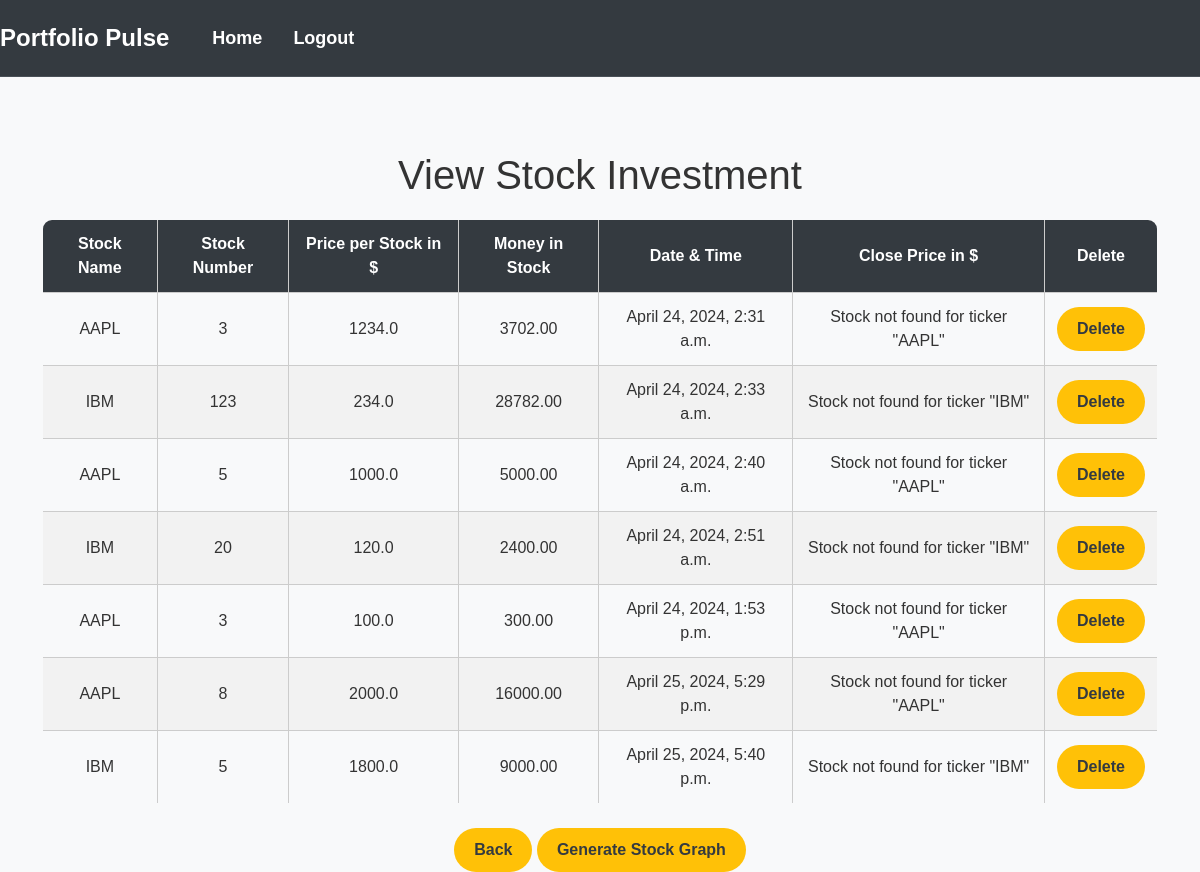
The page /view/ (signed in) on the database as committed earlier.
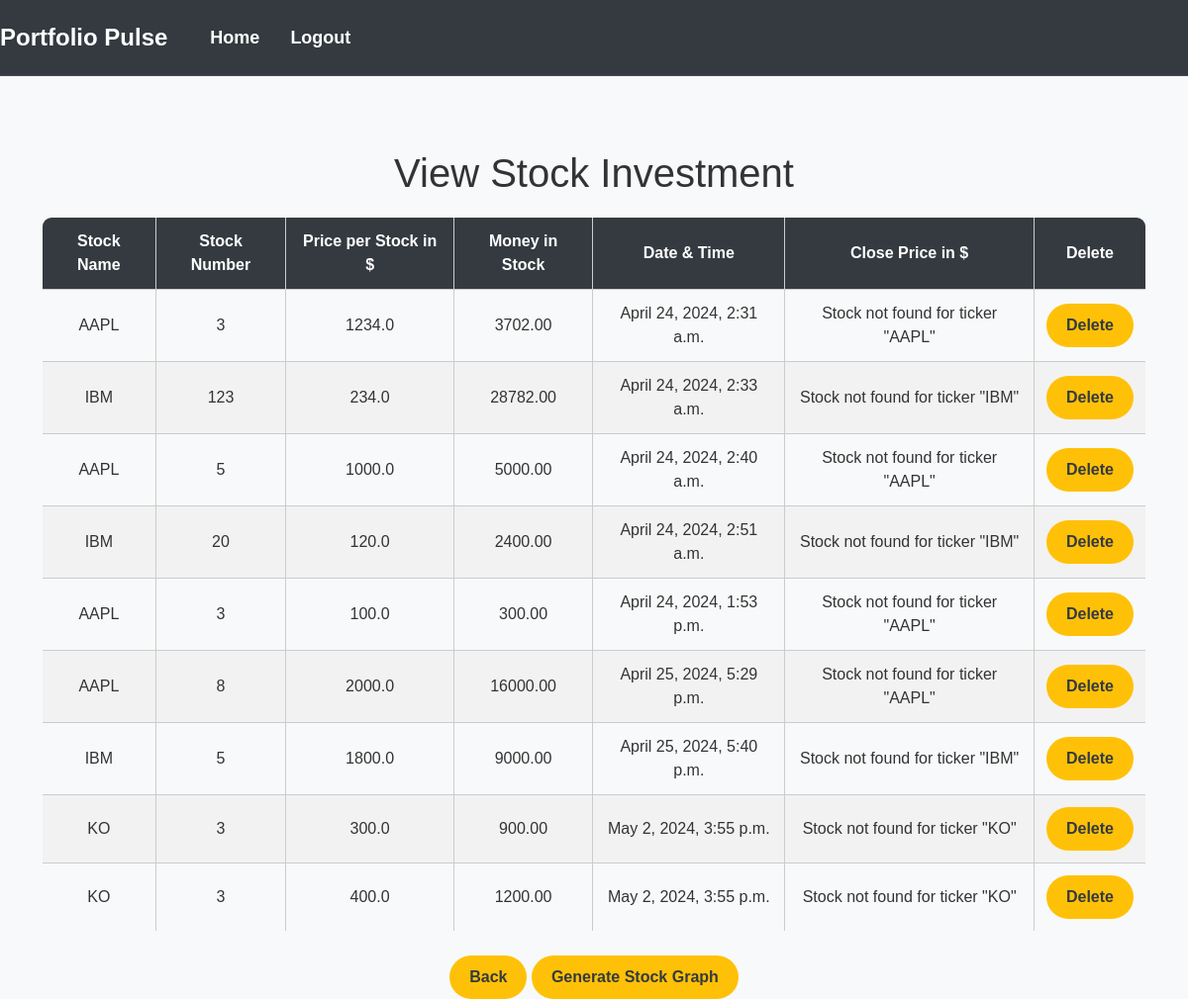
The same page on the database as committed later.
### fin_app/models.py (models this page shows, shortened)
class StockModel(models.Model):
    user = models.ForeignKey(User, on_delete=models.CASCADE)
    stock_id = models.IntegerField(primary_key=True)
    stock_name = models.CharField(max_length=10000000000)
    stock_number = models.IntegerField()
    stock_pps = models.FloatField(default=0.0)
    stock_money = models.FloatField(default=0.0)
    created = models.DateTimeField(auto_now_add=True)
    close_price = models.FloatField(default=0.0)  # New field to store close price

### fin_app/views.py (the view)
# urls.py: path("view/", view, name = "view"),
def view(request):
    if request.user.is_authenticated:
        user = request.user
        form = StockForm()
        todos = StockModel.objects.filter(user=user)
        return render(request, "view.html", {"form": form, "todos": todos})

### collector_app/templatetags/yfinance_tags.py (called while the page is built)
@register.simple_tag
def load_yfinance_data(ticker):
    try:
        crypto = yf.Ticker(ticker)
        data = crypto.history(period="30d")
        if not data.empty:
            close_price = data['Close'].iloc[-1]
            return close_price
    except Exception as e:
        print(f"Error retrieving data for ticker '{ticker}': {e}")
    return None

### fin_app/templatetags/custom_filters.py (called while the page is built)
@register.filter
def multiply(value, arg):
    return value * arg

### fin_app/templates/view.html (shortened to what this page needs)
<!DOCTYPE html>
{% load yfinance_tags %}
{% load custom_filters %}
<!DOCTYPE html>
<html>
<head>
    <link href="https://cdn.jsdelivr.net/npm/bootstrap@5.1.1/dist/css/bootstrap.min.css" rel="stylesheet">
</head>
<body>
    <nav class="navbar navbar-expand-lg">
      <a class="navbar-brand" href="#">
        Portfolio Pulse
      </a>
      <div class="collapse navbar-collapse" id="navbarNav">
        <ul class="navbar-nav ml-auto">
            {% if user.is_authenticated %}
              <li class="nav-item">
                <a class="nav-link" href="{% url 'home' %}">Home</a>
              </li>
              <li class="nav-item">
                <a class="nav-link" href="{% url 'ulogout' %}">Logout</a>
              </li>
            {% endif %}
        </ul>
      </div>
    </nav>
    <div class="container">
        <center>
            <br>
            <h1 class="heading">View Stock Investment</h1>
            <table id="view">
                <thead>
                    <tr>
                        <th>Stock Name</th>
                        <th>Stock Number</th>
                        <th>Price per Stock in $</th>
                        <th>Money in Stock</th>
                        <th>Date & Time</th>
                        <th>Close Price in $</th>
                        <th>Delete</th>
                    </tr>
                </thead>
                <tbody>
                    {% for todo in todos %}
                        <tr>
                            <td>{{ todo.stock_name }}</td>
                            <td>{{ todo.stock_number }}</td>
                            <td>{{ todo.stock_pps }}</td>
                            <td>{{ todo.stock_number|multiply:todo.stock_pps|floatformat:2 }}</td>
                            <td>{{ todo.created }}</td>
                            <td>
                                {% with ticker=todo.stock_name %}
                                    {% load_yfinance_data ticker as data %}
                                    {% if data %}
                                        {% if data %}
                                            {{ data }}
                                        {% else %}
                                            Stock data not available for ticker "{{ ticker }}"
                                        {% endif %}
                                    {% else %}
                                        Stock not found for ticker "{{ ticker }}"
                                    {% endif %}
                                {% endwith %}
                            </td>
                            <td>
                                <a href="{% url 'delete_stock' id=todo.stock_id %}" onclick="return confirm('Are you sure?')">
                                    <button class="btn">Delete</button>
                                </a>
                            </td>
                        </tr>
                    {% endfor %}
                </tbody>
            </table>
            <br>
            <a href="{% url 'home' %}"><button class="btn">Back</button></a>
            <a href="{% url 'stock_graph' %}"> <button class="btn">Generate Stock Graph</button></a>
        </center>
    </div>
</body>
</html>

### fin_app/templates/view.html (style rules this page uses)
* { font-family: "Arial", sans-serif; margin: 0; padding: 0; box-sizing: border-box; }
body { background-color: #f8f9fa; color: #333; }
.navbar { background-color: #343a40; padding: 15px 0; border-bottom: 1px solid #495057; }
.navbar-brand { color: #fff; font-size: 24px; font-weight: bold; margin-right: 20px; font-family: 'Arial Black', sans-serif; }
.navbar-nav .nav-link { color: #fff; font-size: 18px; font-weight: bold; margin-left: 15px; }
.btn { background-color: #ffc107; color: #343a40; border: none; border-radius: 30px; padding: 10px 20px; font-size: 16px; font-weight: bold; cursor: pointer; }
.container { margin-top: 50px; }
table { width: 100%; border-collapse: collapse; margin-top: 20px; border: 1px solid #ccc; border-radius: 10px; overflow: hidden; }
th, td { border: 1px solid #ccc; padding: 12px; text-align: center; }
th { background-color: #343a40; color: white; }
tr:nth-child(even) { background-color: #f2f2f2; }

Rows that differ between the two databases and show on the page:
added StockModel: stock_name "KO", stock_number "3", stock_pps "300.0", stock_number|multiply "900.00", created "May 2, 2024, 3:55 p.m."
added StockModel: stock_name "KO", stock_number "3", stock_pps "400.0", stock_number|multiply "1200.00", created "May 2, 2024, 3:55 p.m."
